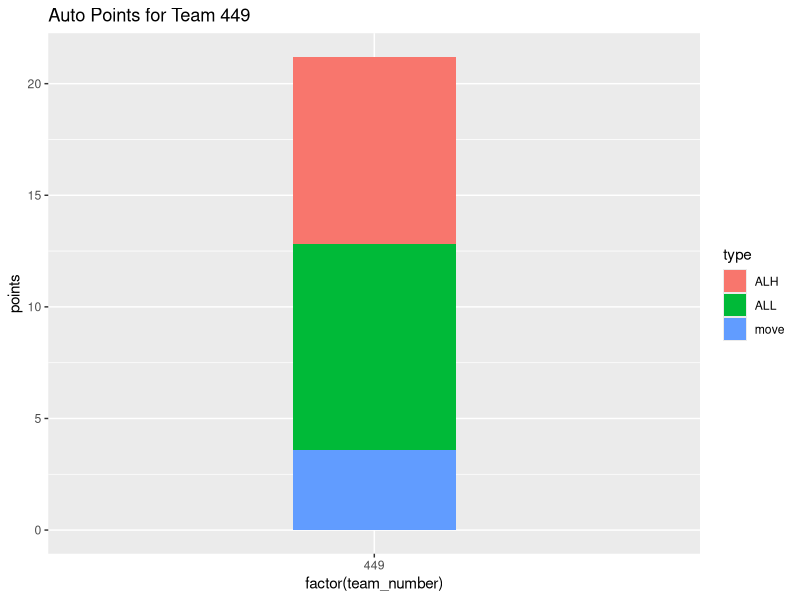
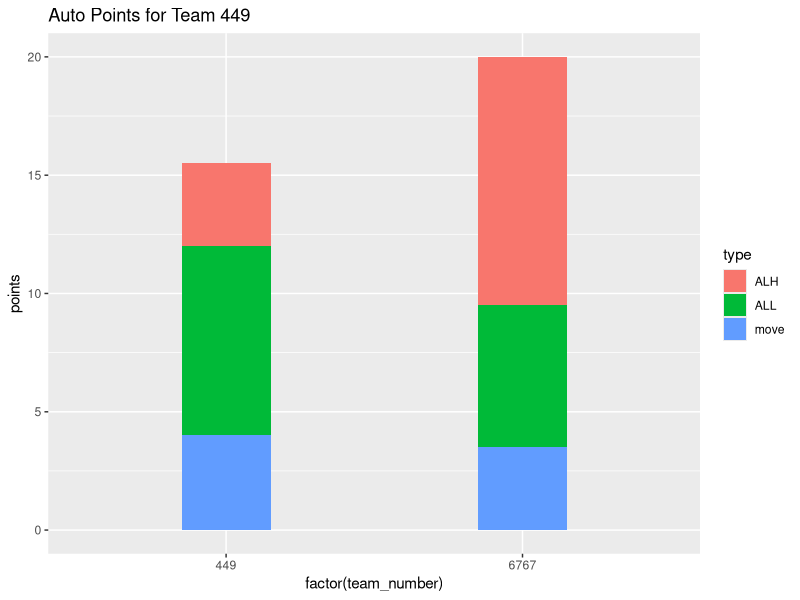
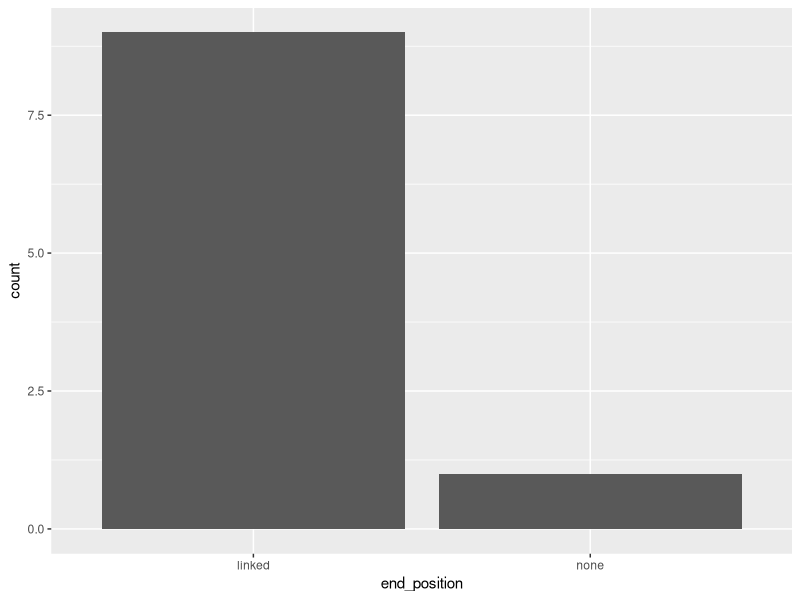
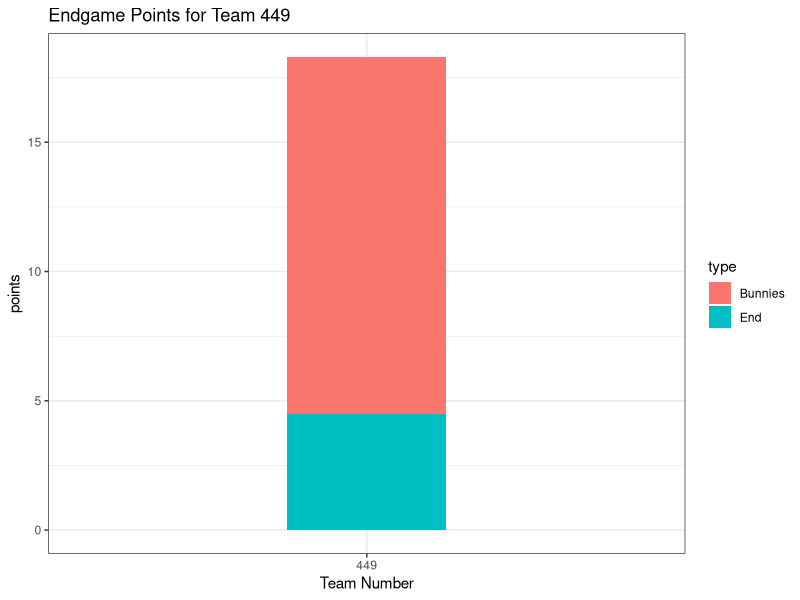

The R source for these figures, in order: (Note: this script raises an error after producing the figures.)
## ---- chunk 1
library(tidyverse)
raw <- read.csv("../shinyapp/data_files/fake_data.csv")
getwd()

#Single Auto Point Bar Graph

select<-449
data <-raw|>
select(auto_lunites_high,team_number,auto_lunites_low,moved)|>
    filter(team_number==select)|>
    group_by(team_number)|>
    summarize(
        ALH=mean(auto_lunites_high)*7,
        ALL=mean(auto_lunites_low)*4,
        move=mean(moved)*4
    )|>

pivot_longer(cols=c(ALL,ALH,move),
             names_to="type",
             values_to="points")

ggplot(data, aes(x=factor(team_number),y=points, fill=type))+
    geom_bar(position="stack",stat="identity",width=0.3)+
    labs(title=paste("Auto Points for Team",select))


#Compare Auto Point Bar Graph

select<-c(449,6767)

data <-raw|>
select(auto_lunites_high,team_number,auto_lunites_low,moved)|>
    filter(team_number==select)|>
    group_by(team_number)|>
    summarize(
        ALH=mean(auto_lunites_high)*7,
        ALL=mean(auto_lunites_low)*4,
        move=mean(moved)*4
    )|>

pivot_longer(cols=c(ALL,ALH,move),
             names_to="type",
             values_to="points")

ggplot(data, aes(x=factor(team_number),y=points, fill=type))+
    geom_bar(position="stack",stat="identity",width=0.3)+
    labs(title=paste("Auto Points for Team",select))

#Single Endgame Point Bar Graph

selected<-449

data <-raw|>
select(bunnies_inside,team_number,end_position)|>
    filter(team_number==selected)
    
data<-data|>
mutate(
        points=case_when(data$end_position == "none" ~ 0, data$end_position == "linked" ~ 5, .default=0)
    )

ggplot(data, aes(x = end_position)) + 
    geom_bar()

data<-data|>
    group_by(team_number)|>
    summarize(
        Bunnies=mean(bunnies_inside)*6,
        End=mean(points),
    )|>

pivot_longer(cols=c(Bunnies,End),
             names_to="type",
             values_to="points")

ggplot(data, aes(x=factor(team_number),y=points, fill=type))+
    geom_bar(position="stack",stat="identity",width=0.3)+
    labs(title=paste("Endgame Points for Team",selected),x="Team Number")+
    theme_bw()



## ---- chunk 2
x=c(1,2,3,4,5,6,7,8,9,10)
y=1:10
raw<-murders|>
    mutate(murder_rate=total/population*10^6)

ggplot(raw,aes(x=total,y=population))+
    geom_point()+
    geom_text(aes(label=abb))
